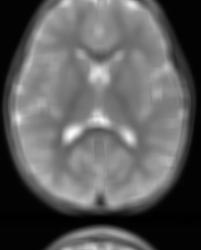
#> input picture assets/Blurred Images/4.jpg, 201 x 250 px, found by its file name
$ jupyter execute --allow-errors FinalProjectRestorationRL.ipynb
#> lines starting #> are read from the running program, lines starting #| are printed output that depends on the picture; after the words box and inside, x2 and y2 are one past the last pixel; in counts of white or black regions, pixels touching at a corner belong together
#> further down, img is the input picture: shape (250, 201); min 0, max 252, mean 93.8
[cell 1]
# Processamento de Imagens SCC0251 - 2022.1
# Projeto Final

# Nomes:
  # João Victor Sene Araújo  | nUSP: 11796382
  # Pedro Augusto Ribeiro Gomes | nUSP: 11819125

# Algoritmo para Restauração de Imagens

[cell 2]
import numpy as np
import imageio
import matplotlib.pyplot as plt

## Comparação da metologia adotada com outros métodos

### Bibliotecas utilizadas

Dado o tema, o objetivo e a metodologia do projeto, iremos implementar a aplicação comparando com métodos da categoria non-blind deconvolution, isto é, métodos que utilizam de certas estimativas iniciais e/ou parametros já conhecidos para serem executados.

### Funções gerais usadas nos métodos

[cell 3]
def paddingKernel(img,kernel):
  """
    Aplica o padding em um filtro(kernel) referente ao tamanho da imagem dada

      Parâmetros:
        img = imagem de referência
        kernel = filtro a ser aplicado o padding

      Retorno:
        Kernel com padding
  """
  min_img_shape = min(img.shape[0],img.shape[1])
#> min_img_shape = 201

  padSize = int(min_img_shape//2 - kernel.shape[0]//2)
#> padSize = 99
  paddedArr = np.pad(kernel, (padSize-1, padSize-1), 'constant',constant_values=(0))
  gaussianFilterPad = np.zeros_like(img).astype(paddedArr.dtype)
  # copy the padded array to the gaussian filter_pad
  gaussianFilterPad[0:paddedArr.shape[0], 0:paddedArr.shape[1]] = paddedArr
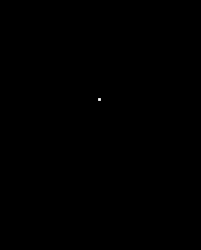
#> gaussianFilterPad: shape (250, 201) float64; min 0, max 0.131, mean 1.99e-05; drawn with min black and max white

  return gaussianFilterPad

def fftConvolve(img,psf):
  """
    Realiza uma convolução no domínio de frequência entre uma imagem e uma psf(point spread function)

      Parâmetros:
        img = imagem que irá passar pelo filtro
        psf = point spread function associada ao borrão de movimento na imagem

      Retorno:
        Resultado da convolução entre as duas matrizes
  """
  otf = np.fft.fft2(psf)

  F = np.fft.fft2(img)
  F = np.multiply(F,otf)

  return np.fft.fftshift(abs(np.fft.ifft2(F)))

def normalize(img):
  """
    Normaliza a imagem dada (coloca os valores dos pixels entre 0 e 255)

      Parâmetros:
        img = matriz da imagem que vai ser normalizada

      Retorno:
        imagem normalizada
  """
  imgN = img.copy()
  imgN = (imgN - np.min(imgN[:])) / (np.max(imgN[:]) - np.min(imgN[:]))
  imgN = (imgN*255).astype(np.uint8)

  return imgN

### Funções usadas no método de blind deconvolution

[cell 4]
def richardson_lucy_blind(img, psf, num_iter=50,debug=False):
  """
    Realiza o algorítimo de restauração Richardson-Lucy para uma determinada imagem
    utilizando uma psf como chute inicial para deconvoluir a imagem. Sendo u a imagem
    que será estimada, P a psf que também será estimada, d a imagem, P* a psf flipada
    e @ indicando convolução entre os termos:

    u_(t+1) = u_(t) * ( ( d / ( u_(t) @ P_(t) ) ) @ P_(t)* )

    P_(t+1) = P_(t) * ( ( d / ( u_(t+1) @ P_(t) ) ) @ u_(t+1)* )

    Esse processo será realizado 'maxIteration' vezes, com o objetivo de aprimorar
    a estimação (convergir para a imagem original)

      Parâmetros:
        img = imagem que irá passar pelo filtro
        psf = chute inicial para point spread function associada ao borrão de
        movimento na imagem
        num_iter = número máximo de iteração realizadas pelo algoritmo

      Retorno:
        Imagem estimada
  """
  u = np.full(img.shape, 0.1, dtype='float')

  eps = 1e-12

  for i in range(num_iter):
    psf_f = np.flip(psf)

    u_blur = fftConvolve(u,psf)+eps
    relative_blur = np.divide(img,u_blur)
    u *= fftConvolve(relative_blur,psf_f)

    u_f = np.flip(u)
    u_blur = fftConvolve(u, psf)+eps
    relative_blur = img / u_blur
    psf *= fftConvolve(relative_blur, u_f)

    if(debug):
      plt.figure(figsize=(16,9))
      plt.subplot(121)
      plt.imshow(u, cmap="gray", vmin=0, vmax=255); plt.title("image")
      plt.subplot(122)
      plt.imshow(normalize(psf), cmap="gray", vmin=0, vmax=255); plt.title("psf")

  return u,psf

### Funções usadas nos métodos non-blind **deconvolution**

[cell 5]
# Filtro gaussiano mostrado e utilizado pelo professor Moacir
def gaussian_filter(k=5, sigma=1.0):
  """
    Cria um filtro(kernel) Gaussiano para um dado k e sigma

      Parâmetros:
        k = tamanho do filtro de degradação (k x k)
        sigma = desvio padrão para a degradação gaussiana (desfoque)

      Retorno:
        Filtro Gaussiano kxk
  """
  arx = np.arange((-k // 2) + 1.0, (k // 2) + 1.0)
  x, y = np.meshgrid(arx, arx)
  filt = np.exp(-(1/2) * (np.square(x) + np.square(y)) / np.square(sigma))

  return filt / np.sum(filt)


def gaussianBlur(img,filter):
  """
    Aplica o filtro de borrão Gaussiano no domínio de frequência na imagem dada

      Parâmetros:
        img = imagem que irá passar pelo filtro
        filter = filtro gaussiano

      Retorno:
        Imagem degradada(borrada)
  """
  filter_pad = paddingKernel(img,filter)

  F = np.fft.fft2(img)
  H = np.fft.fft2(filter_pad)

  G = np.multiply(F,H)

  g = np.fft.ifftshift(np.fft.ifft2(G).real)
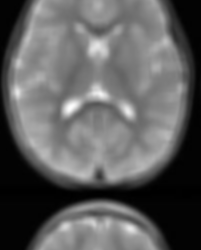
#> g: shape (250, 201) float64; min -7.28e-14, max 249.7, mean 93.8; drawn with min black and max white

  return g;


def clsq(img,gamma,filter):
  """
    Realiza o CLSQ (Constrained Least Squares Filter) na imagem dada, restaurando-a
    Nesse processo, a imagem f a ser estimada será calculada pela seguinte equação:

    F = [ H* / ( |H|^2 + gamma * |P|^2 )] * G

    Onde: F = imagem no domínio de frequência, H = filtro no domínio de frequência,
    H* = conjugado de H, P = operador Laplaciano no domínio de frequência,
    G = imagem no domínio de frequência

      Parâmetros:
        img = imagem borrada que irá ser restaurada
        gamma = controla a influência da regularização
        filter = filtro psf que foi aplicado na img

      Retorno:
        Imagem restaurada
  """
#> called with gamma = 0.1

  p = np.array([[0,-1,0],
               [-1,4,-1],
               [0,-1,0]])

  p_pad = paddingKernel(img,p)
#> in paddingKernel (call 3), `gaussianFilterPad[0:paddedArr.shape[0], 0:paddedArr.shape[1]] = padded..`: gaussianFilterPad: shape (250, 201) int64; 3 distinct labels, from -1 to 4

  P = np.fft.fft2(p_pad)
  G = np.fft.fft2(img)
  H = np.fft.fft2(filter)

  F = np.multiply(np.divide(np.conjugate(H),(abs(H)**2 + np.multiply(abs(P)**2,gamma))),G)

  f = np.fft.ifftshift(np.fft.ifft2(F).real)

  return f

def RMSE(image1,image2):
  """
    Realiza um calculo que compara duas imagens(matrizes), retornando um valor
    que quantifica o quão diferente uma imagem é da outra (quanto maior, mais
    diferente uma é da outra)

      Parâmetros:
        image1 = matriz da primeira imagem a se comparada
        image2 = matriz da segunda imagem a se comparada

      Retorno:
        Valor escalar que mostra o quão diferente uma imagem é da outra
  """
  return (np.sum((image1-image2)**2) * (1/(len(image1)*len(image1[0]))))**(1/2)

def RLDeconvolution(img,psf,maxIterations):
  """
    Realiza o algorítimo de restauração Richardson-Lucy para uma determinada imagem
    Sendo u a imagem que será estimada, P a psf, d a imagem, P* a psf flipada e
    @ indicando convolução entre os termos:

    u_(t+1) = u_(t) * ( ( d / ( u_(t) @ P ) ) @ P* )

    Esse processo será realizado 'maxIteration' vezes, com o objetivo de aprimorar
    a estimação (convergir para a imagem original)

      Parâmetros:
        img = imagem que irá passar pelo filtro
        psf = point spread function associada ao borrão de movimento na imagem
        maxIterations = número máximo de iteração realizadas pelo algoritmo

      Retorno:
        Imagem estimada
  """
#> called with maxIterations = 4
  u = np.full(shape = img.shape, fill_value = 0.5, dtype = "float64")
  psf_f = np.flip(psf)

  #Evita que a haja divisões apenas por zeros
  eps = 1e-12

  for i in range(maxIterations):
    u = np.multiply(u, fftConvolve(np.divide(img,fftConvolve(u,psf)+eps),psf_f))
#> this loop made 4 passes
#> pass 1, in RLDeconvolution, `u = np.multiply(u, fftConvolve(np.divide(img,fftConvolve(u,psf)+eps),p..`:
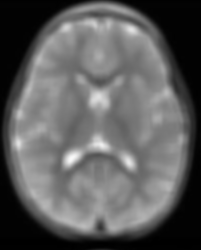
#> u: shape (250, 201) float64; min 2.19e-15, max 249.7, mean 93.8
#> pass 2, in RLDeconvolution, `u = np.multiply(u, fftConvolve(np.divide(img,fftConvolve(u,psf)+eps),p..`:
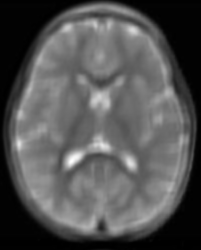
#> u: shape (250, 201) float64; min 1.03e-31, max 287.1, mean 95.1; drawn with min black and max white
#> after the loop:
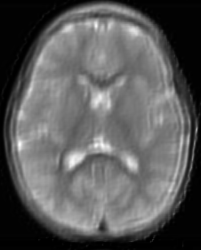
#> u: shape (250, 201) float64; min 1.01e-64, max 262.1, mean 94.2; drawn with min black and max white

  return u

###Abertura da imagem em grayscale

[cell 6]
imageName = "4.jpg"

img = imageio.imread(imageName)

plt.figure(figsize=(12,9))
plt.subplot(111)
plt.imshow(img, cmap="gray", vmin=0, vmax=255); plt.title("Original")

### Criação do filtro gaussiano e aplicação do mesmo na imagem original, criando, assim, a imagem borrada

[cell 7]
k = 3
sigma = 2.0

filter = gaussian_filter(k,sigma)
img_blur = gaussianBlur(img,filter)

filter = paddingKernel(img_blur,filter)

plt.figure(figsize=(12,9))
plt.subplot(111)
plt.imshow(img_blur, cmap="gray", vmin=0, vmax=255); plt.title("Blur")

### Método CLSQ utilizando parametros estipulados e conhecidos

Considerando a relação:

$g = h * f + n$

, onde $g$ é a imagem degradada(registrada pelo dispositivo), $h$ é a função de degradação(filtro de blur), $f$ a imagem original(ideal) , $n$ o ruído e $*$ uma operação de convolução.

Considerando a seguinte restrição:

$||g-hf||^2 + ||n||^2$

, conseguimos chegar em uma solução direta (mas não perfeita) que consiga restaurar a imagem, isto é, encontrar o $f$.

A solução, considerando o domínio de frequência, é:

$F = {\dfrac{H'}{|H|^2 + γ|P|^2}} G$

, onde $F$, $H$ e $G$ são, respectivamente, as matrizes de $f$, $h$ e $g$ no domínio de frequência, $γ$ (gamma) representa um parametro de regularização, $H'$ é a matriz H flipada e $P$ é o operador Laplaciano no domínio de frequência.

[cell 8]
gamma = 0.1

f_clsq = clsq(img_blur,gamma,filter)
f_clsq = np.clip(f_clsq.astype(int),np.min(img_blur[:]),np.max(img_blur[:]))
f_clsq = normalize(f_clsq)

### Método RL utilizando a psf que foi convoluida com a imagem original

O método Richardson-Lucy tem como objetivo encontrar a imagem ideal(sem borrões e noises) através de um processo iterativo na qual a imagem converge para a solução de máxima probabilidade(maximun likelihood solution). O processo consiste em:

$u_{t+1} = u_t ({\dfrac{d}{u_t * P}}*P')$

, onde $u_t$ é a imagem que está gradualmente convergindo(sendo $u_0 = g = $ imagem borrada), $d$ é a $g=$ imagem borrada, $P$ a PSF(point spread function $=h=$ filtro usado na convolução) e $P'$ é a matriz $P$ flipada.

[cell 9]
maxIterations = 4

f_RL = RLDeconvolution(img,filter,maxIterations)
f_RL = np.clip(f_RL.astype(int),0,255)
f_RL = normalize(f_RL)

### Método RL utilizando uma psf 5x5 com todos os valores iguais, sendo que a soma destes valores é igual a 1 (blind deconvolution)

[cell 10]
maxIterations = 4

psf_init = np.ones((5,5))/25
psf_init = paddingKernel(img_blur,psf_init)
#> in paddingKernel (call 4), `gaussianFilterPad[0:paddedArr.shape[0], 0:paddedArr.shape[1]] = padded..`: gaussianFilterPad: shape (250, 201) float64; values 0 (black) and 0.04 (white), 0.05% white; 1 white region, box (x1, y1, x2, y2) and area: (97, 97, 102, 102) 25

f_blind,psf_restored = richardson_lucy_blind(img_blur, psf_init.copy(), num_iter=maxIterations)
#> the loop in richardson_lucy_blind, `for i in range(num_iter):` made 4 passes
#> pass 1, in richardson_lucy_blind, `u_blur = fftConvolve(u,psf)+eps`:
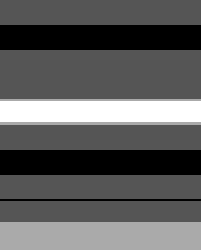
#> u_blur: shape (250, 201) float64; min 0.1, max 0.1, mean 0.1; drawn with min black and max white
#> after the loop in richardson_lucy_blind, `for i in range(num_iter):`:
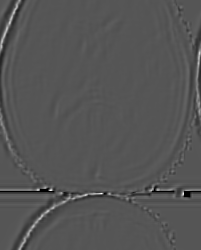
#> relative_blur: shape (250, 201) float64; min -8.09e-19, max 6.29e-07, mean 2.11e-07; drawn with min black and max white
f_blind = np.clip(f_blind.astype(int),0,255)
f_blind = normalize(f_blind)

plt.figure(figsize=(24,18))
plt.subplot(221)
plt.imshow(img_blur, cmap="gray", vmin=0, vmax=255); plt.title("Blur Image")
plt.subplot(222)
plt.imshow(normalize(psf_init), cmap="gray", vmin=0, vmax=255); plt.title("Initial PSF")
plt.subplot(223)
plt.imshow(f_blind, cmap="gray", vmin=0, vmax=255); plt.title("Restored Image")
plt.subplot(224)
plt.imshow(normalize(psf_restored), cmap="gray", vmin=0, vmax=255); plt.title("Restored PSF")

### Plot das imagens para uma comparação visual

[cell 11]
plt.figure(figsize=(16,27))
plt.subplot(321)
plt.imshow(img, cmap="gray", vmin=0, vmax=255); plt.title("Original")
plt.subplot(322)
plt.imshow(img_blur, cmap="gray", vmin=0, vmax=255); plt.title("Blur")
plt.subplot(323)
plt.imshow(normalize(filter), cmap="gray", vmin=0, vmax=255); plt.title("Filter")
plt.subplot(324)
plt.imshow(f_RL, cmap="gray", vmin=0, vmax=255); plt.title("RL non-blind")
plt.subplot(325)
plt.imshow(f_clsq, cmap="gray", vmin=0, vmax=255); plt.title("CLSQ")
plt.subplot(326)
plt.imshow(f_blind, cmap="gray", vmin=0, vmax=255); plt.title("RL blind")
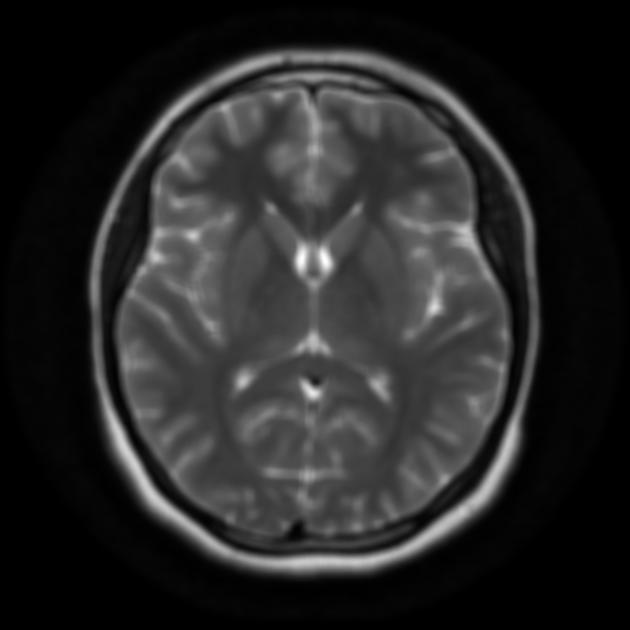
#> input picture assets/Blurred Images/1.jpg, 630 x 630 px, found by its file name

### Conclusão

Como é possível observar, os resultados não foram visivelmente e suficientemente satisfatórios, ocorrendo certas distorções nos métodos iterativos(como a "criação de bordas fantasmas", na qual ocorre um enrrugamento de certas áreas da imagem) e resultados pouco eficazes.

## Aplicação do método nas 10 imagens escolhidas para teste

### Aplicação do blur

Nesta etapa, aplicamos um filtro de blur aleatório sobre as imagens, de modo que conseguimos gerar imagens borradas a partir de diferentes fitros. Assim, utilizamos a biblioteca PIL para auxiliar na conversão das imagens

[cell 12]
from PIL import Image
import random

images_names = ["1.jpg",
                "2.jpg",
                "3.jpg",
                "4.jpg",
                "5.jpg",
                "6.jpg",
                "7.jpg",
                "8.jpg",
                "9.jpg",
                "10.jpg"]

#> (the rest of this cell did not finish here and is left out)

  psf = paddingKernel(img,psf)
#> in paddingKernel (call 5), `gaussianFilterPad[0:paddedArr.shape[0], 0:paddedArr.shape[1]] = padded..`:
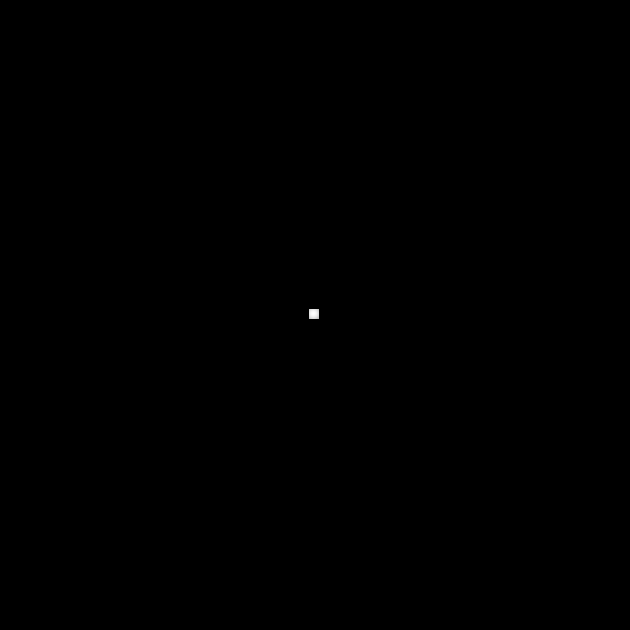
#> gaussianFilterPad: shape (630, 630) float64; min 0, max 0.0111, mean 2.52e-06; drawn with min black and max white

  img_blur = fftConvolve(img,psf)
#> in fftConvolve (call 25), `return np.fft.fftshift(abs(np.fft.ifft2(F)))`:
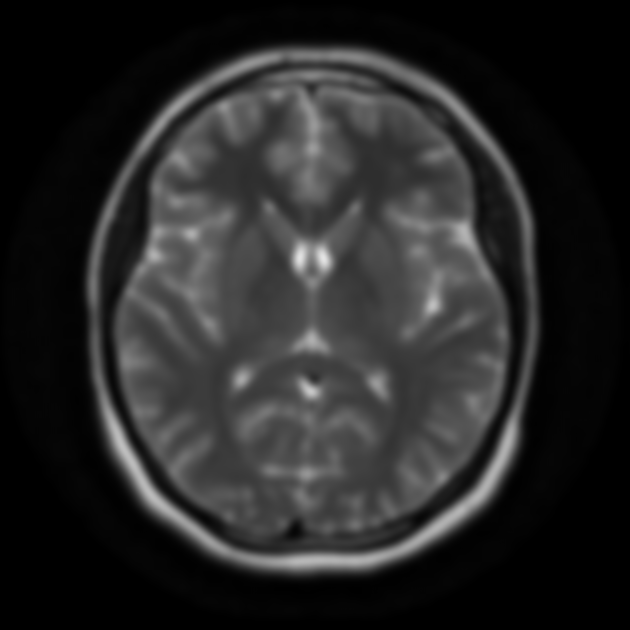
#> returned value: shape (630, 630) float64; min 1.81e-18, max 228.4, mean 39.7
#> pass 2 of the loop `for image_name in images_names:`:
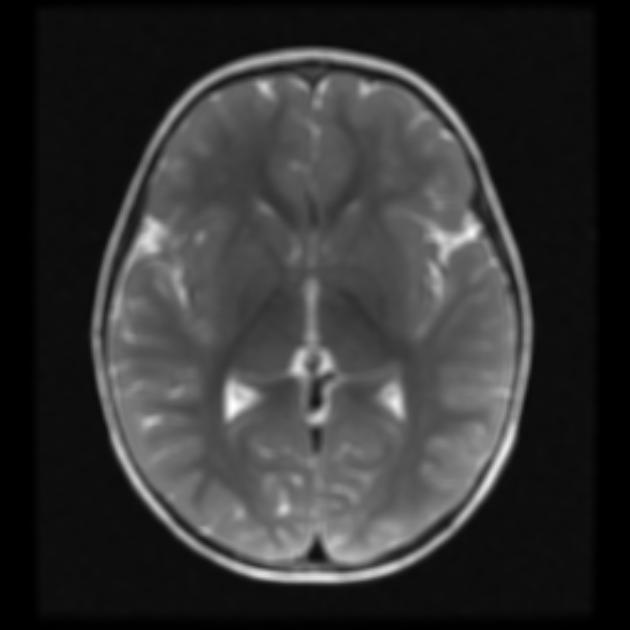
#> input picture assets/Blurred Images/2.jpg, 630 x 630 px, found by its file name
#> img is the input picture: shape (630, 630); min 0, max 255, mean 51.4
#> in paddingKernel (call 6), `gaussianFilterPad[0:paddedArr.shape[0], 0:paddedArr.shape[1]] = padded..`:
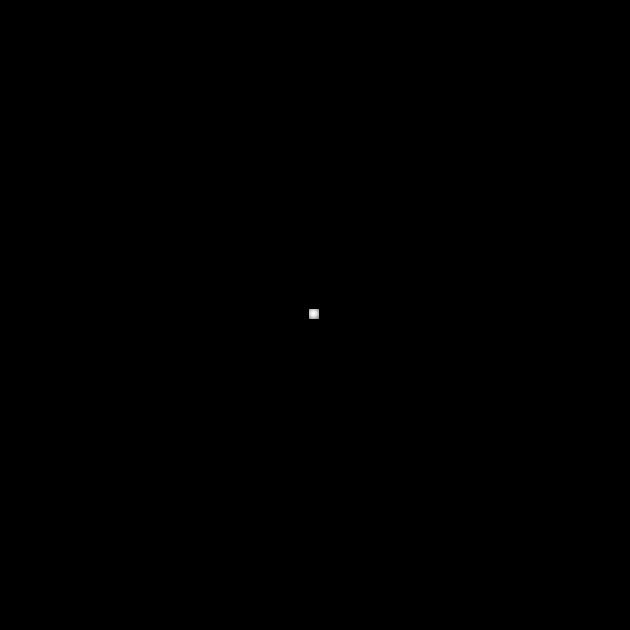
#> gaussianFilterPad: shape (630, 630) float64; min 0, max 0.0125, mean 2.52e-06; drawn with min black and max white
#> in fftConvolve (call 26), `return np.fft.fftshift(abs(np.fft.ifft2(F)))`:
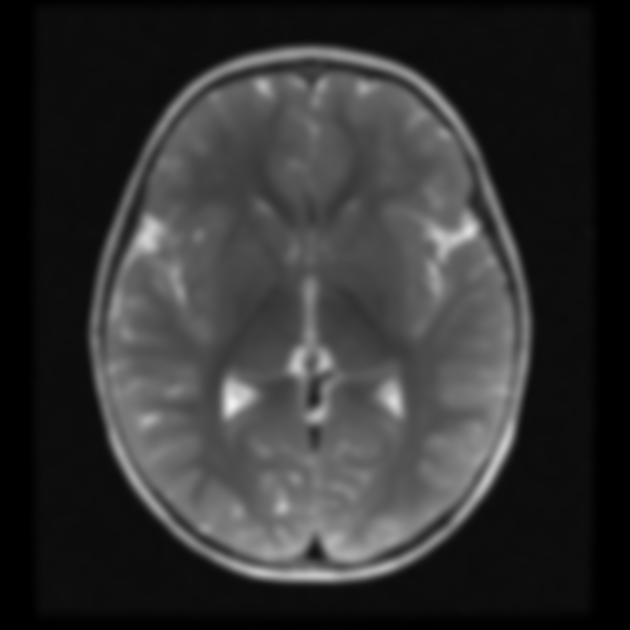
#> returned value: shape (630, 630) float64; min 6.62e-17, max 240.8, mean 51.4
#> pass 3 of the loop `for image_name in images_names:`:
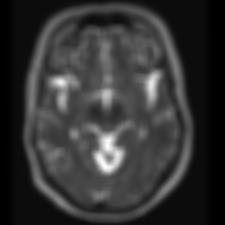
#> input picture assets/Blurred Images/3.jpg, 225 x 225 px, found by its file name
#> img is the input picture: shape (225, 225); min 0, max 255, mean 52.5
#> gaussianFilterPad: shape (225, 225) float64
#> in fftConvolve (call 27), `return np.fft.fftshift(abs(np.fft.ifft2(F)))`:
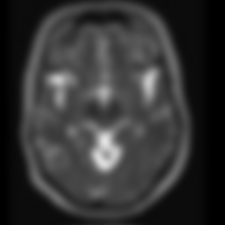
#> returned value: shape (225, 225) float64; min 3.55e-16, max 227.3, mean 52.5

  imageio.imwrite("blur/"+image_name, img_blur)

### Aplicação do algoritmo em cada imagem borrada gerada no processo anterior

[cell 13]
images_names = ["blur/1.jpg",
                "blur/2.jpg",
                "blur/3.jpg",
                "blur/4.jpg",
                "blur/5.jpg",
                "blur/6.jpg",
                "blur/7.jpg",
                "blur/8.jpg",
                "blur/9.jpg",
                "blur/10.jpg"]
#> images_names = ['blur/1.jpg', 'blur/2.jpg', 'blur/3.jpg', 'blur/4.jpg', 'blur/5.jpg', 'blur/6.jpg', 'blur/7.jpg', 'blur/8.jpg', 'blur/9.jpg', 'blur/10.jpg']

maxIterations = 4

#> (the rest of this cell did not finish here and is left out)
